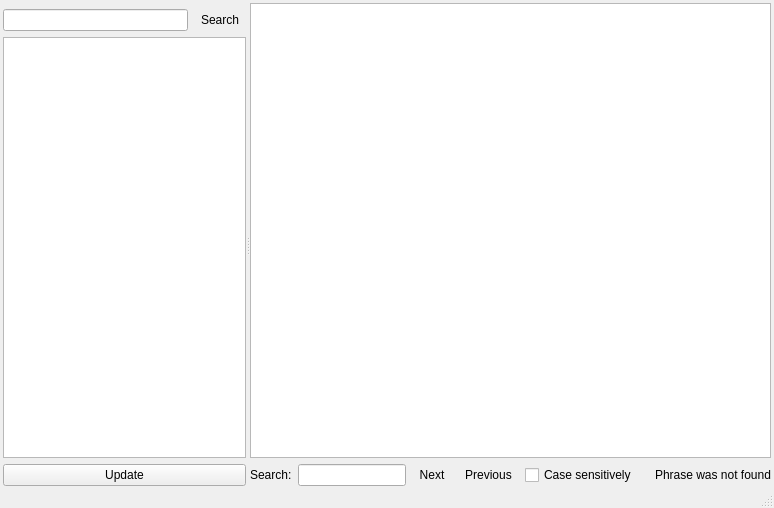
<?xml version="1.0" encoding="UTF-8"?>
<ui version="4.0">
 <class>ArchiveViewWindow</class>
 <widget class="QMainWindow" name="ArchiveViewWindow">
  <property name="geometry">
   <rect>
    <x>0</x>
    <y>0</y>
    <width>774</width>
    <height>508</height>
   </rect>
  </property>
  <widget class="QWidget" name="centralWidget">
   <layout class="QVBoxLayout" name="verticalLayout_4">
    <property name="leftMargin">
     <number>3</number>
    </property>
    <property name="topMargin">
     <number>3</number>
    </property>
    <property name="rightMargin">
     <number>3</number>
    </property>
    <property name="bottomMargin">
     <number>0</number>
    </property>
    <item>
     <widget class="QSplitter" name="sprSplitter">
      <property name="orientation">
       <enum>Qt::Horizontal</enum>
      </property>
      <property name="childrenCollapsible">
       <bool>false</bool>
      </property>
      <widget class="QWidget" name="wdtHeaders" native="true">
       <layout class="QVBoxLayout" name="verticalLayout">
        <property name="margin">
         <number>0</number>
        </property>
        <item>
         <widget class="SelectPageWidget" name="spwSelectPage" native="true">
          <property name="focusPolicy">
           <enum>Qt::TabFocus</enum>
          </property>
         </widget>
        </item>
        <item>
         <widget class="QWidget" name="wdtArchiveSearch" native="true">
          <layout class="QHBoxLayout" name="horizontalLayout_3">
           <property name="margin">
            <number>0</number>
           </property>
           <item>
            <widget class="QLineEdit" name="lneArchiveSearch"/>
           </item>
           <item>
            <widget class="QToolButton" name="tlbArchiveSearchUpdate">
             <property name="sizePolicy">
              <sizepolicy hsizetype="Fixed" vsizetype="Minimum">
               <horstretch>0</horstretch>
               <verstretch>0</verstretch>
              </sizepolicy>
             </property>
             <property name="text">
              <string>Search</string>
             </property>
             <property name="autoRaise">
              <bool>true</bool>
             </property>
            </widget>
           </item>
          </layout>
         </widget>
        </item>
        <item>
         <widget class="QTreeView" name="trvHeaders">
          <property name="contextMenuPolicy">
           <enum>Qt::CustomContextMenu</enum>
          </property>
          <property name="editTriggers">
           <set>QAbstractItemView::NoEditTriggers</set>
          </property>
          <property name="indentation">
           <number>10</number>
          </property>
          <property name="uniformRowHeights">
           <bool>true</bool>
          </property>
          <property name="sortingEnabled">
           <bool>true</bool>
          </property>
          <property name="allColumnsShowFocus">
           <bool>true</bool>
          </property>
          <property name="headerHidden">
           <bool>true</bool>
          </property>
         </widget>
        </item>
        <item>
         <widget class="QPushButton" name="pbtHeadersUpdate">
          <property name="text">
           <string>Update</string>
          </property>
         </widget>
        </item>
       </layout>
      </widget>
      <widget class="QWidget" name="wdtMessages" native="true">
       <layout class="QVBoxLayout" name="verticalLayout_2">
        <property name="margin">
         <number>0</number>
        </property>
        <item>
         <widget class="QTextBrowser" name="tbrMessages">
          <property name="openExternalLinks">
           <bool>true</bool>
          </property>
         </widget>
        </item>
        <item>
         <widget class="QWidget" name="wdtTextSearch" native="true">
          <layout class="QHBoxLayout" name="horizontalLayout_2">
           <property name="margin">
            <number>0</number>
           </property>
           <item>
            <widget class="QLabel" name="lblTextSearch">
             <property name="text">
              <string>Search:</string>
             </property>
             <property name="buddy">
              <cstring>lneTextSearch</cstring>
             </property>
            </widget>
           </item>
           <item>
            <widget class="QLineEdit" name="lneTextSearch">
             <property name="sizePolicy">
              <sizepolicy hsizetype="Minimum" vsizetype="Fixed">
               <horstretch>0</horstretch>
               <verstretch>0</verstretch>
              </sizepolicy>
             </property>
            </widget>
           </item>
           <item>
            <widget class="QToolButton" name="tlbTextSearchNext">
             <property name="sizePolicy">
              <sizepolicy hsizetype="Fixed" vsizetype="Minimum">
               <horstretch>0</horstretch>
               <verstretch>0</verstretch>
              </sizepolicy>
             </property>
             <property name="text">
              <string>Next</string>
             </property>
             <property name="toolButtonStyle">
              <enum>Qt::ToolButtonTextBesideIcon</enum>
             </property>
             <property name="autoRaise">
              <bool>true</bool>
             </property>
            </widget>
           </item>
           <item>
            <widget class="QToolButton" name="tlbTextSearchPrev">
             <property name="sizePolicy">
              <sizepolicy hsizetype="Fixed" vsizetype="Minimum">
               <horstretch>0</horstretch>
               <verstretch>0</verstretch>
              </sizepolicy>
             </property>
             <property name="text">
              <string>Previous</string>
             </property>
             <property name="toolButtonStyle">
              <enum>Qt::ToolButtonTextBesideIcon</enum>
             </property>
             <property name="autoRaise">
              <bool>true</bool>
             </property>
            </widget>
           </item>
           <item>
            <widget class="QCheckBox" name="chbTextSearchCaseSensitive">
             <property name="text">
              <string>Case sensitively</string>
             </property>
            </widget>
           </item>
           <item>
            <spacer name="horizontalSpacer">
             <property name="orientation">
              <enum>Qt::Horizontal</enum>
             </property>
             <property name="sizeHint" stdset="0">
              <size>
               <width>40</width>
               <height>20</height>
              </size>
             </property>
            </spacer>
           </item>
           <item>
            <widget class="QLabel" name="lblTextSearchInfo">
             <property name="text">
              <string notr="true">Phrase was not found</string>
             </property>
            </widget>
           </item>
          </layout>
         </widget>
        </item>
       </layout>
      </widget>
     </widget>
    </item>
   </layout>
  </widget>
  <widget class="QStatusBar" name="stbStatusBar"/>
 </widget>
 <layoutdefault spacing="6" margin="11"/>
 <customwidgets>
  <customwidget>
   <class>SelectPageWidget</class>
   <extends>QWidget</extends>
   <header>selectpagewidget.h</header>
   <container>1</container>
  </customwidget>
 </customwidgets>
 <tabstops>
  <tabstop>spwSelectPage</tabstop>
  <tabstop>trvHeaders</tabstop>
  <tabstop>tbrMessages</tabstop>
  <tabstop>lneTextSearch</tabstop>
  <tabstop>tlbTextSearchNext</tabstop>
  <tabstop>tlbTextSearchPrev</tabstop>
  <tabstop>chbTextSearchCaseSensitive</tabstop>
 </tabstops>
 <resources/>
 <connections/>
</ui>
